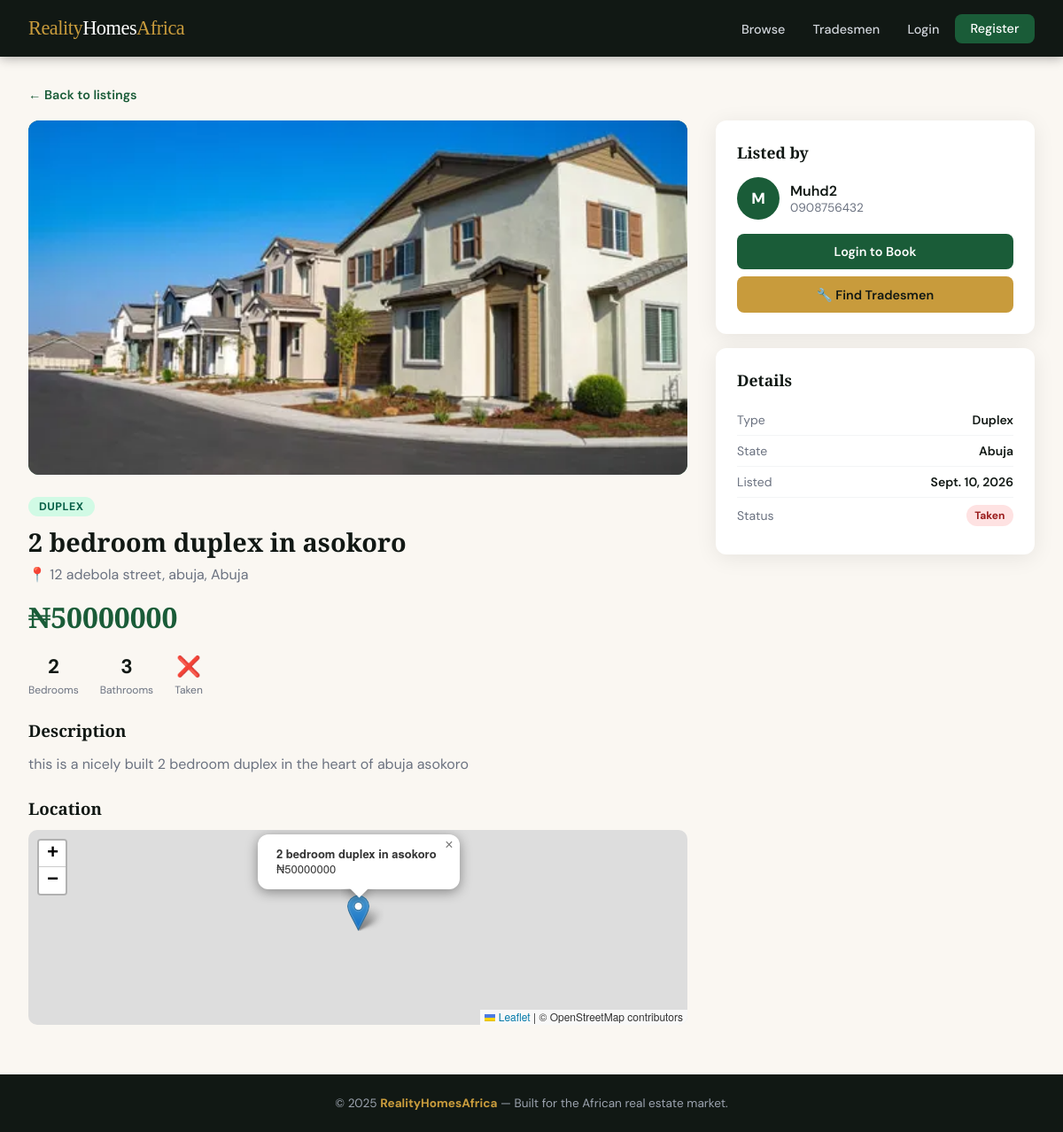
Page /property/1/ on the committed database.
### listings/models.py (models this page shows, shortened)
class PropertyImage(models.Model):
    property = models.ForeignKey(Property, on_delete=models.CASCADE, related_name='images')
    image = models.ImageField(upload_to='property_images/%Y/%m/')
    is_primary = models.BooleanField(default=False)
    uploaded_at = models.DateTimeField(auto_now_add=True)

class Property(models.Model):
    agent = models.ForeignKey(
        settings.AUTH_USER_MODEL,
        on_delete=models.CASCADE,
        related_name='properties'
    )
    title = models.CharField(max_length=200)
    description = models.TextField()
    price = models.DecimalField(max_digits=14, decimal_places=2)
    address = models.CharField(max_length=300)
    city = models.CharField(max_length=100)
    state = models.CharField(max_length=100, choices=NIGERIAN_STATES, default='Abuja')
    property_type = models.CharField(max_length=20, choices=PROPERTY_TYPES, default='flat')
    bedrooms = models.PositiveIntegerField(default=0)
    bathrooms = models.PositiveIntegerField(default=0)
    is_available = models.BooleanField(default=True)
    latitude = models.DecimalField(max_digits=9, decimal_places=6, null=True, blank=True)
    longitude = models.DecimalField(max_digits=9, decimal_places=6, null=True, blank=True)
    created_at = models.DateTimeField(auto_now_add=True)
    updated_at = models.DateTimeField(auto_now=True)
    class Meta:
        ordering = ['-created_at']
        verbose_name_plural = 'Properties'

### users/models.py (models this page shows, shortened)
class CustomUser(AbstractUser):
    is_agent = models.BooleanField(default=False)
    is_tradesman = models.BooleanField(default=False)
    is_client = models.BooleanField(default=True)
    phone_number = models.CharField(max_length=15, blank=True, null=True)
    profile_picture = models.ImageField(upload_to='profile_pictures/', blank=True, null=True)
    bio = models.TextField(blank=True, null=True)

### listings/views.py (the view)
# urls.py: path('property/<int:pk>/', views.property_detail, name='property_detail'),
def property_detail(request, pk):
    prop = get_object_or_404(Property, pk=pk)
    inspection_form = InspectionRequestForm()
    is_favorited = False
    if request.user.is_authenticated:
        is_favorited = Favorite.objects.filter(user=request.user, property=prop).exists()
    return render(request, 'listings/property_detail.html', {
        'property': prop,
        'inspection_form': inspection_form,
        'is_favorited': is_favorited,
        'images': prop.images.all(),
    })

### users/context_processors.py (called while the page is built)
def unread_messages_count(request):
    if request.user.is_authenticated:
        from .models import Message
        count = Message.objects.filter(receiver=request.user, is_read=False).count()
        return {'unread_count': count}
    return {'unread_count': 0}

### templates/listings/property_detail.html (shortened to what this page needs)
{% extends 'base.html' %}
{% block extra_head %}
<link rel="stylesheet" href="https://cdnjs.cloudflare.com/ajax/libs/leaflet/1.9.4/leaflet.min.css"/>
{% endblock %}
{% block content %}
<a href="{% url 'listings:property_list' %}" class="back-link">← Back to listings</a>
<div class="detail-grid">
  <div>
    <div class="gallery-main" id="main-img">
      {% if images %}
        <img src="{{ images.0.image.url }}" alt="{{ property.title }}" id="main-photo">
      {% else %}
        🏠
      {% endif %}
    </div>
    <div class="info-section">
      <span class="prop-type-tag">{{ property.get_property_type_display }}</span>
      <h1>{{ property.title }}</h1>
      <p class="info-location">📍 {{ property.address }}, {{ property.city }}, {{ property.state }}</p>
      <div class="info-price">₦{{ property.price|floatformat:0 }}</div>
      <div class="info-meta">
        {% if property.bedrooms > 0 %}
        <div class="info-meta-item">
          <span class="val">{{ property.bedrooms }}</span>
          <span class="lbl">Bedrooms</span>
        </div>
        {% endif %}
        {% if property.bathrooms > 0 %}
        <div class="info-meta-item">
          <span class="val">{{ property.bathrooms }}</span>
          <span class="lbl">Bathrooms</span>
        </div>
        {% endif %}
        <div class="info-meta-item">
          <span class="val">{% if property.is_available %}✅{% else %}❌{% endif %}</span>
          <span class="lbl">{% if property.is_available %}Available{% else %}Taken{% endif %}</span>
        </div>
      </div>
      <h3>Description</h3>
      <p class="description">{{ property.description }}</p>
      {% if property.latitude and property.longitude %}
      <h3>Location</h3>
      <div id="property-map"></div>
      {% endif %}
    </div>
  </div>
  <div class="sidebar">
    <div class="sidebar-card">
      <h3>Listed by</h3>
      <div class="agent-info">
        <div class="agent-avatar">{{ property.agent.username|slice:":1"|upper }}</div>
        <div>
          <div class="agent-name">{{ property.agent.get_full_name|default:property.agent.username }}</div>
          <div class="agent-phone">{{ property.agent.phone_number|default:"Contact via message" }}</div>
        </div>
      </div>
      <div class="action-btns">
        {% if user.is_authenticated and user.is_client %}
          <button class="btn btn-primary btn-block" onclick="openModal()">📅 Schedule Inspection</button>
          <a href="{% url 'users:send_message' property.agent.pk %}?property={{ property.pk }}"
             class="btn btn-outline btn-block">💬 Message Agent</a>
        {% elif not user.is_authenticated %}
          <a href="{% url 'users:login' %}" class="btn btn-primary btn-block">Login to Book</a>
        {% endif %}
        <a href="{% url 'services:tradesman_list' %}" class="btn btn-gold btn-block">🔧 Find Tradesmen</a>
      </div>
    </div>
    <div class="sidebar-card">
      <h3>Details</h3>
      <table style="width:100%; border-collapse:collapse; font-size:0.875rem;">
        <tr style="border-bottom:1px solid #f3f4f6;">
          <td style="padding:0.5rem 0; color:var(--gray);">Type</td>
          <td style="padding:0.5rem 0; font-weight:600; text-align:right;">{{ property.get_property_type_display }}</td>
        </tr>
        <tr style="border-bottom:1px solid #f3f4f6;">
          <td style="padding:0.5rem 0; color:var(--gray);">State</td>
          <td style="padding:0.5rem 0; font-weight:600; text-align:right;">{{ property.state }}</td>
        </tr>
        <tr style="border-bottom:1px solid #f3f4f6;">
          <td style="padding:0.5rem 0; color:var(--gray);">Listed</td>
          <td style="padding:0.5rem 0; font-weight:600; text-align:right;">{{ property.created_at|date:"N j, Y" }}</td>
        </tr>
        <tr>
          <td style="padding:0.5rem 0; color:var(--gray);">Status</td>
          <td style="padding:0.5rem 0; text-align:right;">
            {% if property.is_available %}
              <span class="badge badge-green">Available</span>
            {% else %}
              <span class="badge badge-red">Taken</span>
            {% endif %}
          </td>
        </tr>
      </table>
    </div>
  </div>
</div>
{% endblock %}

### templates/base.html (shortened to what this page needs)
<!DOCTYPE html>
<html lang="en">
<head>
  {% block extra_head %}{% endblock %}
</head>
<body>
<nav>
  <a href="{% url 'listings:homepage' %}" class="nav-logo">Reality<span>Homes</span>Africa</a>
  <ul class="nav-links">
    <li><a href="{% url 'listings:property_list' %}">Browse</a></li>
    <li><a href="{% url 'services:tradesman_list' %}">Tradesmen</a></li>
    {% if user.is_authenticated %}
      {% if user.is_agent %}
        <li><a href="{% url 'listings:agent_dashboard' %}">My Listings</a></li>
        <li><a href="{% url 'listings:agent_inspections' %}">Inspections</a></li>
      {% elif user.is_tradesman %}
        <li><a href="{% url 'services:tradesman_dashboard' %}">My Profile</a></li>
      {% else %}
        <li><a href="{% url 'listings:favorites_list' %}">Saved</a></li>
        <li><a href="{% url 'listings:client_inspections' %}">Bookings</a></li>
      {% endif %}
      <li>
        <a href="{% url 'users:inbox' %}">
          Inbox
          {% if unread_count > 0 %}
            <span class="nav-badge">{{ unread_count }}</span>
          {% endif %}
        </a>
      </li>
      <li><a href="{% url 'users:logout' %}" class="btn-nav">Logout ({{ user.username }})</a></li>
    {% else %}
      <li><a href="{% url 'users:login' %}">Login</a></li>
      <li><a href="{% url 'users:choose_role' %}" class="btn-nav">Register</a></li>
    {% endif %}
  </ul>
</nav>
<main>
  {% block content %}{% endblock %}
</main>
<footer>
  &copy; 2025 <strong>RealityHomesAfrica</strong> &mdash; Built for the African real estate market.
</footer>
</body>
</html>

### templates/base.html (style rules this page uses)
:root { --green: #1a5c38; --green-light: #2d8653; --gold: #c89b3c; --cream: #faf7f2; --dark: #111814; --gray: #6b7280; --light-gray: #f3f4f6; --white: #ffffff; --danger: #dc2626; --radius: 12px; --shadow: 0 4px 24px rgba(0,0,0,0.08); }
* { box-sizing: border-box; margin: 0; padding: 0; }
body { font-family: 'DM Sans', sans-serif; background: var(--cream); color: var(--dark); min-height: 100vh; display: flex; flex-direction: column; }
nav { background: var(--dark); padding: 0 2rem; height: 64px; display: flex; align-items: center; justify-content: space-between; position: sticky; top: 0; z-index: 1000; box-shadow: 0 2px 12px rgba(0,0,0,0.3); }
.nav-logo { font-family: 'Playfair Display', serif; font-size: 1.4rem; color: var(--gold); text-decoration: none; letter-spacing: -0.5px; }
.nav-logo span { color: var(--white); }
.nav-links { display: flex; align-items: center; gap: 0.25rem; list-style: none; }
.nav-links a { color: #d1d5db; text-decoration: none; padding: 0.5rem 0.85rem; border-radius: 8px; font-size: 0.9rem; font-weight: 500; transition: all 0.2s; }
.btn-nav { background: var(--green); color: var(--white) !important; padding: 0.45rem 1.1rem !important; border-radius: 8px !important; }
main { flex: 1; padding: 2rem; max-width: 1280px; margin: 0 auto; width: 100%; }
.btn { display: inline-block; padding: 0.6rem 1.4rem; border-radius: 8px; font-family: 'DM Sans', sans-serif; font-size: 0.9rem; font-weight: 600; cursor: pointer; border: none; text-decoration: none; transition: all 0.2s; }
.btn-primary { background: var(--green); color: var(--white); }
.btn-gold { background: var(--gold); color: var(--dark); }
footer { background: var(--dark); color: #9ca3af; text-align: center; padding: 1.5rem 2rem; font-size: 0.85rem; }
footer strong { color: var(--gold); }
.badge { display: inline-block; padding: 0.25rem 0.6rem; border-radius: 99px; font-size: 0.75rem; font-weight: 700; }
.badge-red { background: #fee2e2; color: #991b1b; }

### templates/listings/property_detail.html (style rules this page uses)
.back-link { color: var(--green); text-decoration: none; font-weight: 600; font-size: 0.9rem; display: inline-block; margin-bottom: 1.25rem; }
.detail-grid { display: grid; grid-template-columns: 1fr 360px; gap: 2rem; }
.gallery-main { border-radius: var(--radius); overflow: hidden; height: 400px; background: #1a5c38; display: flex; align-items: center; justify-content: center; color: rgba(255,255,255,0.3); font-size: 4rem; }
.gallery-main img { width: 100%; height: 400px; object-fit: cover; }
.info-section { padding: 1.5rem 0; }
.prop-type-tag { display: inline-block; background: #d1fae5; color: #065f46; border-radius: 99px; padding: 0.2rem 0.75rem; font-size: 0.78rem; font-weight: 700; text-transform: uppercase; letter-spacing: 0.5px; margin-bottom: 0.75rem; }
.info-section h1 { font-family: 'Playfair Display', serif; font-size: 1.8rem; line-height: 1.2; margin-bottom: 0.5rem; }
.info-location { color: var(--gray); margin-bottom: 1rem; }
.info-price { font-family: 'Playfair Display', serif; font-size: 2rem; color: var(--green); font-weight: 700; margin-bottom: 1.25rem; }
.info-meta { display: flex; gap: 1.5rem; margin-bottom: 1.5rem; flex-wrap: wrap; }
.info-meta-item { text-align: center; }
.info-meta-item .val { font-size: 1.4rem; font-weight: 700; display: block; }
.info-meta-item .lbl { font-size: 0.75rem; color: var(--gray); }
.info-section h3 { font-family: 'Playfair Display', serif; margin: 1.5rem 0 0.75rem; }
.description { color: var(--gray); line-height: 1.7; }
.sidebar { display: flex; flex-direction: column; gap: 1rem; }
.sidebar-card { background: var(--white); border-radius: var(--radius); padding: 1.5rem; box-shadow: var(--shadow); }
.sidebar-card h3 { font-family: 'Playfair Display', serif; margin-bottom: 1rem; font-size: 1.1rem; }
.agent-info { display: flex; align-items: center; gap: 0.75rem; margin-bottom: 1rem; }
.agent-avatar { width: 48px; height: 48px; border-radius: 50%; background: var(--green); color: var(--white); display: flex; align-items: center; justify-content: center; font-weight: 700; font-size: 1.1rem; flex-shrink: 0; }
.agent-name { font-weight: 600; }
.agent-phone { color: var(--gray); font-size: 0.85rem; }
.action-btns { display: flex; flex-direction: column; gap: 0.5rem; }
.btn-block { width: 100%; text-align: center; padding: 0.7rem; }
#property-map { height: 220px; border-radius: 10px; }

### rows in the picture
PropertyImage: image (picture)
Property: property_type "DUPLEX", title "2 bedroom duplex in asokoro", address "12 adebola street", city "abuja", state "Abuja", price "50000000", bedrooms "2", bathrooms "3", description "this is a nicely built 2 bedroom duplex in the heart of abuja asokoro", agent.username "M", agent.get_full_name "Muhd2", agent.phone_number "0908756432", property_type "Duplex", created_at "Sept. 10, 2026"
